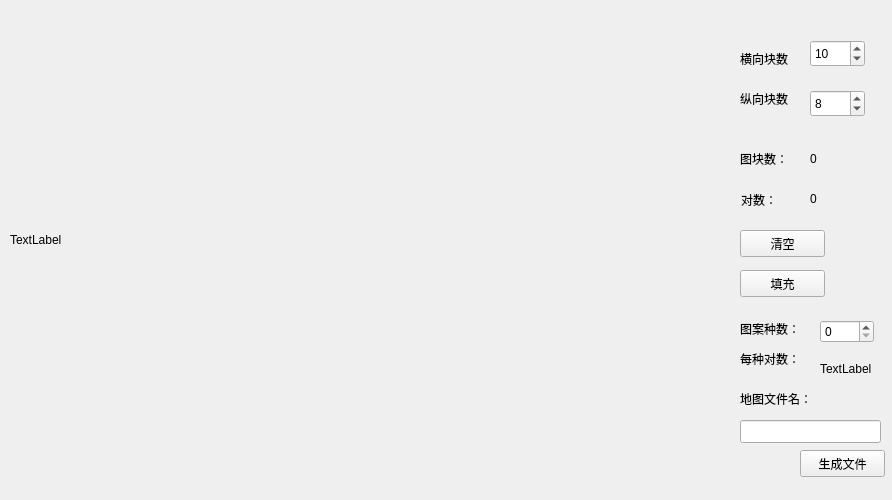
<?xml version="1.0" encoding="UTF-8"?>
<ui version="4.0">
 <class>MainWindow</class>
 <widget class="QMainWindow" name="MainWindow">
  <property name="geometry">
   <rect>
    <x>0</x>
    <y>0</y>
    <width>892</width>
    <height>500</height>
   </rect>
  </property>
  <property name="windowTitle">
   <string>地图生成器</string>
  </property>
  <widget class="QWidget" name="centralWidget">
   <widget class="MapArea" name="mapLabel">
    <property name="geometry">
     <rect>
      <x>10</x>
      <y>0</y>
      <width>720</width>
      <height>480</height>
     </rect>
    </property>
    <property name="text">
     <string>TextLabel</string>
    </property>
   </widget>
   <widget class="QLabel" name="label_2">
    <property name="geometry">
     <rect>
      <x>740</x>
      <y>150</y>
      <width>51</width>
      <height>17</height>
     </rect>
    </property>
    <property name="text">
     <string>图块数：</string>
    </property>
   </widget>
   <widget class="QLabel" name="patternNum">
    <property name="geometry">
     <rect>
      <x>810</x>
      <y>150</y>
      <width>62</width>
      <height>17</height>
     </rect>
    </property>
    <property name="text">
     <string>0</string>
    </property>
   </widget>
   <widget class="QLabel" name="label_3">
    <property name="geometry">
     <rect>
      <x>741</x>
      <y>190</y>
      <width>51</width>
      <height>20</height>
     </rect>
    </property>
    <property name="text">
     <string>对数：</string>
    </property>
   </widget>
   <widget class="QLabel" name="pairNum">
    <property name="geometry">
     <rect>
      <x>810</x>
      <y>190</y>
      <width>62</width>
      <height>17</height>
     </rect>
    </property>
    <property name="text">
     <string>0</string>
    </property>
   </widget>
   <widget class="QLabel" name="label_4">
    <property name="geometry">
     <rect>
      <x>740</x>
      <y>320</y>
      <width>62</width>
      <height>17</height>
     </rect>
    </property>
    <property name="text">
     <string>图案种数：</string>
    </property>
    <property name="buddy">
     <cstring>kindNum</cstring>
    </property>
   </widget>
   <widget class="QSpinBox" name="kindNum">
    <property name="geometry">
     <rect>
      <x>820</x>
      <y>320</y>
      <width>54</width>
      <height>23</height>
     </rect>
    </property>
   </widget>
   <widget class="QLineEdit" name="fileNameInput">
    <property name="geometry">
     <rect>
      <x>740</x>
      <y>420</y>
      <width>141</width>
      <height>23</height>
     </rect>
    </property>
   </widget>
   <widget class="QPushButton" name="generateMap">
    <property name="geometry">
     <rect>
      <x>800</x>
      <y>450</y>
      <width>85</width>
      <height>27</height>
     </rect>
    </property>
    <property name="text">
     <string>生成文件</string>
    </property>
   </widget>
   <widget class="QPushButton" name="clear">
    <property name="geometry">
     <rect>
      <x>740</x>
      <y>230</y>
      <width>85</width>
      <height>27</height>
     </rect>
    </property>
    <property name="text">
     <string>清空</string>
    </property>
   </widget>
   <widget class="QPushButton" name="fill">
    <property name="geometry">
     <rect>
      <x>740</x>
      <y>270</y>
      <width>85</width>
      <height>27</height>
     </rect>
    </property>
    <property name="text">
     <string>填充</string>
    </property>
   </widget>
   <widget class="QLabel" name="label">
    <property name="geometry">
     <rect>
      <x>740</x>
      <y>390</y>
      <width>91</width>
      <height>17</height>
     </rect>
    </property>
    <property name="text">
     <string>地图文件名：</string>
    </property>
    <property name="buddy">
     <cstring>fileNameInput</cstring>
    </property>
   </widget>
   <widget class="QLabel" name="label_5">
    <property name="geometry">
     <rect>
      <x>740</x>
      <y>50</y>
      <width>62</width>
      <height>17</height>
     </rect>
    </property>
    <property name="text">
     <string>横向块数</string>
    </property>
    <property name="buddy">
     <cstring>yMax</cstring>
    </property>
   </widget>
   <widget class="QLabel" name="label_6">
    <property name="geometry">
     <rect>
      <x>740</x>
      <y>90</y>
      <width>62</width>
      <height>17</height>
     </rect>
    </property>
    <property name="text">
     <string>纵向块数</string>
    </property>
    <property name="buddy">
     <cstring>xMax</cstring>
    </property>
   </widget>
   <widget class="QSpinBox" name="yMax">
    <property name="geometry">
     <rect>
      <x>810</x>
      <y>40</y>
      <width>55</width>
      <height>27</height>
     </rect>
    </property>
    <property name="value">
     <number>10</number>
    </property>
   </widget>
   <widget class="QSpinBox" name="xMax">
    <property name="geometry">
     <rect>
      <x>810</x>
      <y>90</y>
      <width>55</width>
      <height>27</height>
     </rect>
    </property>
    <property name="value">
     <number>8</number>
    </property>
   </widget>
   <widget class="QLabel" name="label_7">
    <property name="geometry">
     <rect>
      <x>740</x>
      <y>350</y>
      <width>62</width>
      <height>17</height>
     </rect>
    </property>
    <property name="text">
     <string>每种对数：</string>
    </property>
   </widget>
   <widget class="QLabel" name="numPerPair">
    <property name="geometry">
     <rect>
      <x>820</x>
      <y>360</y>
      <width>62</width>
      <height>17</height>
     </rect>
    </property>
    <property name="text">
     <string>TextLabel</string>
    </property>
   </widget>
  </widget>
 </widget>
 <layoutdefault spacing="6" margin="11"/>
 <customwidgets>
  <customwidget>
   <class>MapArea</class>
   <extends>QLabel</extends>
   <header location="global">maparea.h</header>
  </customwidget>
 </customwidgets>
 <resources/>
 <connections/>
</ui>
